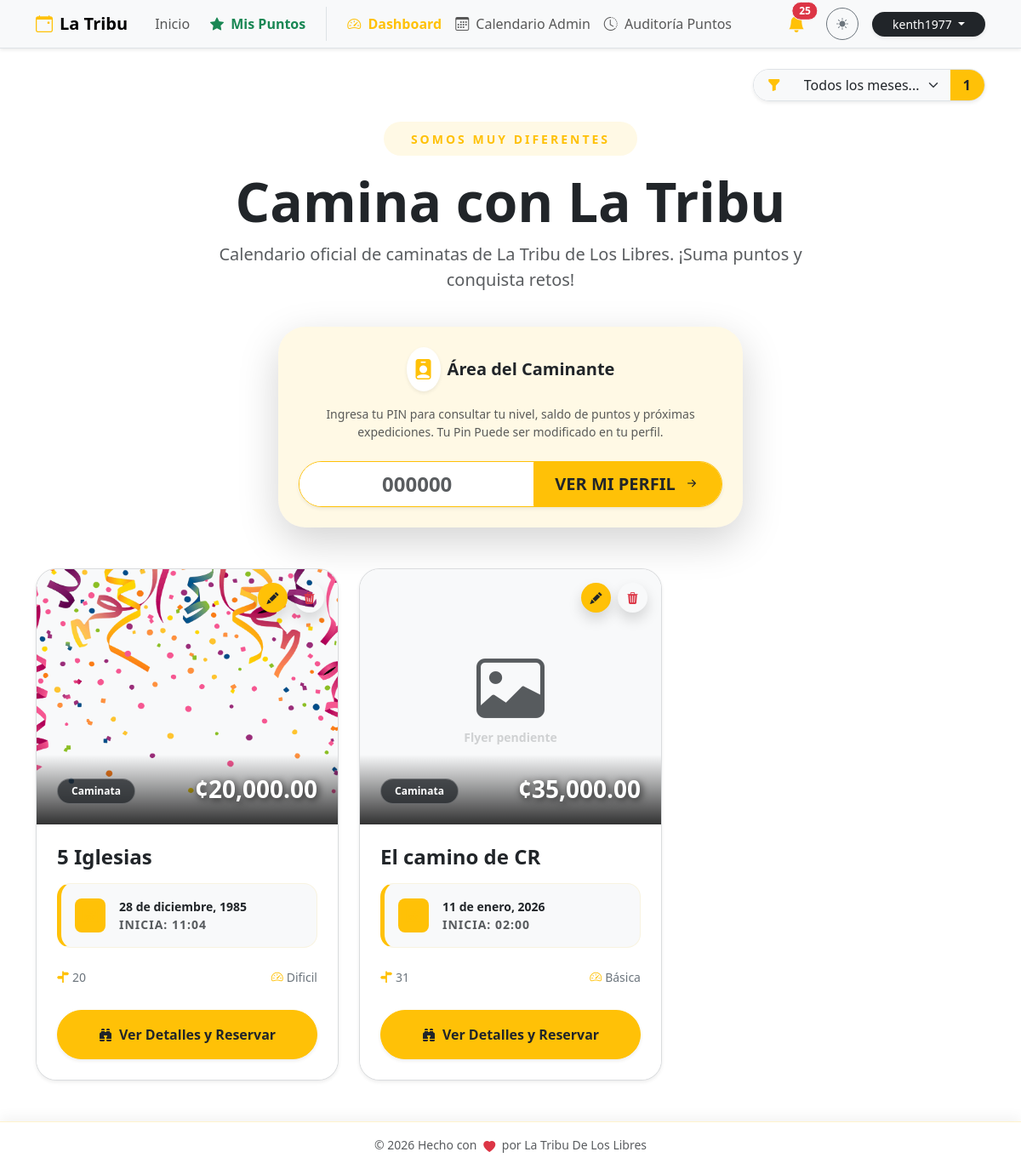
Screenshot of / (signed in) with the database file from the repository.
### db.py (models this page shows, shortened)
class User(db.Model, UserMixin):
    __tablename__ = 'user'
    id = db.Column(db.Integer, primary_key=True)
    email = db.Column(db.String(120), unique=True, nullable=False)
    password = db.Column(db.String(200), nullable=False)
    is_superuser = db.Column(db.Boolean, default=False)

class Event(db.Model):
    __tablename__ = 'event'
    id = db.Column(db.Integer, primary_key=True)
    title = db.Column(db.String(100), nullable=False)
    flyer = db.Column(db.String(120)) # Nombre del archivo de imagen
    currency = db.Column(db.String(5), default='¢')
    price = db.Column(db.Float, nullable=False)
    reservation_fee = db.Column(db.String(50)) # Texto libre ej: "5000 colones"
    points_reward = db.Column(db.Integer, default=10) # Puntos que otorga
    activity_type = db.Column(db.String(50)) # Caminata, Camping, etc.
    difficulty = db.Column(db.String(50))
    distance = db.Column(db.String(50))
    duration_days = db.Column(db.Integer, default=1)
    event_date = db.Column(db.Date, nullable=False)
    end_date = db.Column(db.Date) # Para eventos de varios días
    departure_point = db.Column(db.String(150))
    departure_time = db.Column(db.String(20))
    pickup_point = db.Column(db.String(200))
    capacity = db.Column(db.Integer, default=0)
    description = db.Column(db.Text)
    status = db.Column(db.String(20), default='Activa') # Activa, Suspendido, Se Traslado
    moved_date = db.Column(db.Date) # Nueva fecha si se traslada
    bookings = db.relationship('Booking', backref='event', lazy=True, cascade="all, delete-orphan")

### app.py (the view)
@main_bp.route('/')
def home():
    search_month = request.args.get('search_month', type=int)
    query = Event.query
    if search_month:
        query = query.filter(extract('month', Event.event_date) == search_month)
    events = query.order_by(Event.event_date.asc()).all()
    return render_template('home.html', events=events)

### templates/home.html (shortened to what this page needs)
{% extends "base.html" %}
{% block content %}
{% set meses = ['', 'enero', 'febrero', 'marzo', 'abril', 'mayo', 'junio', 'julio', 'agosto', 'septiembre', 'octubre', 'noviembre', 'diciembre'] %}
<div class="row align-items-center mb-4 animate__animated animate__fadeIn">
    <div class="col-lg-12 text-center">
        <div class="d-inline-block p-2 bg-warning bg-opacity-10 rounded-pill mb-3">
            <span class="text-warning fw-bold small px-4 text-uppercase" style="letter-spacing: 3px;">Somos muy Diferentes</span>
        </div>
        <h1 class="display-3 fw-bold mb-0">Camina con La Tribu</h1>
        <p class="lead text-muted mt-2 mx-auto" style="max-width: 700px;">
            Calendario oficial de caminatas de La Tribu de Los Libres. ¡Suma puntos y conquista retos!
        </p>
    </div>
</div>
<div class="row justify-content-center mb-5 animate__animated animate__fadeInUp" style="animation-delay: 0.2s;">
    <div class="col-md-8 col-lg-6">
        <div class="card border-0 shadow-lg rounded-5 overflow-hidden position-relative">
            <div class="position-absolute top-0 start-0 w-100 h-100 bg-warning bg-opacity-10" style="z-index: 0;"></div>
            <div class="card-body p-4 text-center position-relative" style="z-index: 1;">
                <div class="d-flex justify-content-center align-items-center mb-3">
                    <div class="bg-white p-2 rounded-circle shadow-sm me-2 text-warning">
                        <i class="bi bi-person-badge-fill fs-4"></i>
                    </div>
                    <h5 class="fw-bold mb-0 text-dark">Área del Caminante</h5>
                </div>
                <p class="text-muted small mb-4">
                    Ingresa tu PIN para consultar tu nivel, saldo de puntos y próximas expediciones. Tu Pin Puede ser modificado en tu perfil.
                </p>
                <div class="input-group input-group-lg shadow-sm rounded-pill overflow-hidden border border-warning bg-white">
                    <input type="text" id="quickPinInput" class="form-control border-0 text-center fw-bold text-primary fs-4" placeholder="000000" maxlength="6" oninput="this.value = this.value.replace(/[^0-9]/g, '')">
                    <button class="btn btn-warning fw-bold text-dark px-4 transition-hover" type="button" onclick="goToProfileQuick()">
                        <span class="ver-text">VER </span>MI PERFIL <i class="bi bi-arrow-right-short ms-1"></i>
                    </button>
                </div>
            </div>
        </div>
    </div>
</div>
<div class="row g-4">
    {% if events %}
        {% for event in events %}
        <div class="col-md-6 col-lg-4">
            <div class="card h-100 shadow-sm border border-secondary border-opacity-25 overflow-hidden position-relative adventure-card animate__animated animate__fadeInUp" style="animation-delay: {{ loop.index0 * 0.1 }}s">
                {% if current_user.is_authenticated and current_user.is_superuser %}
                <div class="position-absolute top-0 end-0 m-3 z-3 d-flex gap-2">
                    <button class="btn btn-warning btn-sm rounded-circle shadow text-dark border-0 btn-admin-float" title="Editar Actividad" data-bs-toggle="modal" data-bs-target="#editModal{{ event.id }}">
                        <i class="bi bi-pencil-fill"></i>
                    </button>
                    <button class="btn btn-white btn-sm rounded-circle shadow text-danger border-0 btn-admin-float" title="Eliminar" data-bs-toggle="modal" data-bs-target="#deleteModal{{ event.id }}">
                        <i class="bi bi-trash3-fill"></i>
                    </button>
                </div>
                {% endif %}
                <div class="card-img-container" style="height: 300px; background: var(--bs-tertiary-bg); position: relative; overflow: hidden;">
                    {% if event.flyer %}
                        <img src="{{ url_for('static', filename='uploads/flyers/' + event.flyer) }}" class="card-img-top w-100 h-100 flyer-zoom" style="object-fit: cover;" alt="{{ event.title }}">
                    {% else %}
                        <div class="w-100 h-100 d-flex flex-column align-items-center justify-content-center text-muted">
                            <i class="bi bi-image display-1 opacity-10"></i>
                            <small class="fw-bold opacity-25">Flyer pendiente</small>
                        </div>
                    {% endif %}
                    <div class="price-overlay position-absolute bottom-0 start-0 w-100 p-4 d-flex justify-content-between align-items-end" style="background: linear-gradient(transparent, rgba(0,0,0,0.8));">
                        <span class="badge bg-dark bg-opacity-75 text-white px-3 py-2 rounded-pill small border border-white border-opacity-25">{{ event.activity_type }}</span>
                        <div class="price-tag">
                            <span class="h3 fw-bold mb-0 text-white shadow-text">{{ event.currency }}{{ "{:,.2f}".format(event.price) }}</span>
                        </div>
                    </div>
                </div>
                <div class="card-body p-4">
                    <h4 class="card-title fw-bold mb-3 text-truncate-2 title-link">{{ event.title }}</h4>
                    <div class="mb-4 p-3 bg-body-tertiary rounded-4 small border border-warning border-opacity-10 ticket-date">
                        <div class="d-flex align-items-center">
                            <div class="bg-warning bg-opacity-20 p-2 rounded-3 me-3 text-warning">
                                <i class="bi bi-calendar3 h5 mb-0"></i>
                            </div>
                            <div>
                                <div class="fw-bold text-body">
                                    {% if event.duration_days > 1 %}
                                        Del {{ event.event_date.day }} al {{ event.end_date.day }} de {{ meses[event.end_date.month] }}
                                    {% else %}
                                        {{ event.event_date.day }} de {{ meses[event.event_date.month] }}, {{ event.event_date.year }}
                                    {% endif %}
                                </div>
                                <div class="x-small text-muted text-uppercase fw-bold" style="letter-spacing: 1px;">Inicia: {{ event.departure_time }}</div>
                            </div>
                        </div>
                    </div>
                    <div class="row g-2 mb-1 small text-secondary fw-medium">
                        <div class="col-7">
                            <i class="bi bi-signpost-split-fill me-1 text-warning"></i>{{ event.distance or 'Por definir' }}
                        </div>
                        <div class="col-5 text-end">
                            <i class="bi bi-speedometer2 me-1 text-warning"></i>{{ event.difficulty }}
                        </div>
                    </div>
                </div>
                <div class="card-footer bg-body border-0 p-4 pt-0">
                    <button class="btn btn-warning rounded-pill fw-bold py-3 shadow-sm w-100 text-dark transition-all btn-main-reserve" data-bs-toggle="modal" data-bs-target="#detailsModal{{ event.id }}">
                        <i class="bi bi-binoculars-fill me-2"></i>Ver Detalles y Reservar
                    </button>
                </div>
            </div>
        </div>
        {% endfor %}
    {% endif %}
</div>
<link rel="stylesheet" href="https://cdnjs.cloudflare.com/ajax/libs/animate.css/4.1.1/animate.min.css"/>
{% endblock %}

### templates/base.html (shortened to what this page needs)
<!DOCTYPE html>
<html lang="es" data-bs-theme="light">
<head>
    <link href="https://cdn.jsdelivr.net/npm/bootstrap@5.3.2/dist/css/bootstrap.min.css" rel="stylesheet">
    <link rel="stylesheet" href="https://cdn.jsdelivr.net/npm/bootstrap-icons@1.11.1/font/bootstrap-icons.css">
    <link rel="stylesheet" href="https://cdnjs.cloudflare.com/ajax/libs/animate.css/4.1.1/animate.min.css"/>
</head>
<body>
    <nav class="navbar navbar-expand-lg bg-body-tertiary border-bottom sticky-top shadow-sm">
        <div class="container">
            <a class="navbar-brand fw-bold" href="{{ url_for('main.home') }}">
                <i class="bi bi-calendar-event me-2 text-warning"></i>La Tribu
            </a>
            <div class="collapse navbar-collapse" id="navbarNav">
                <ul class="navbar-nav me-auto align-items-center">
                    <li class="nav-item">
                        <a class="nav-link px-3" href="{{ url_for('main.home') }}">Inicio</a>
                    </li>
                    <li class="nav-item">
                        <button class="nav-link btn btn-link text-decoration-none fw-bold text-success border-0 bg-transparent" data-bs-toggle="modal" data-bs-target="#pointsModal">
                            <i class="bi bi-star-fill me-1"></i> Mis Puntos
                        </button>
                    </li>
                    {% if current_user.is_authenticated and current_user.is_superuser %}
                    <li class="nav-item ms-lg-3 border-start ps-lg-3">
                        <a class="nav-link fw-bold text-warning" href="{{ url_for('main.dashboard') }}">
                            <i class="bi bi-speedometer2 me-1"></i> Dashboard
                        </a>
                    </li>
                    <li class="nav-item">
                        <a class="nav-link" href="{{ url_for('calendar_view.view') }}">
                            <i class="bi bi-calendar3 me-1"></i> Calendario Admin
                        </a>
                    </li>
                    <li class="nav-item">
                        <a class="nav-link" href="{{ url_for('puntos.historial_global') }}">
                            <i class="bi bi-clock-history me-1"></i> Auditoría Puntos
                        </a>
                    </li>
                    {% endif %}
                </ul>
                <div class="d-flex align-items-center gap-3 mt-3 mt-lg-0">
                    {% if current_user.is_authenticated and current_user.is_superuser %}
                    <div class="dropdown">
                        <button class="btn btn-link position-relative text-dark p-0 me-2" type="button" data-bs-toggle="dropdown" aria-expanded="false">
                            <i class="bi bi-bell-fill fs-5 text-warning"></i>
                            {% if admin_unread_count > 0 %}
                            <span class="position-absolute top-0 start-100 translate-middle badge rounded-pill bg-danger border border-light animate__animated animate__pulse animate__infinite">
                                {{ admin_unread_count }}
                            </span>
                            {% endif %}
                        </button>
                    </div>
                    {% endif %}
                    <button class="btn btn-sm btn-outline-secondary rounded-circle" id="themeToggler" title="Cambiar tema" style="width: 38px; height: 38px; padding: 0;">
                        <i class="bi bi-sun-fill" id="themeIcon"></i>
                    </button>
                    {% if current_user.is_authenticated %}
                        <div class="dropdown">
                            <button class="btn btn-dark btn-sm rounded-pill px-4 dropdown-toggle shadow-sm border-0" type="button" data-bs-toggle="dropdown">
                                {{ current_user.email.split('@')[0] }}
                            </button>
                        </div>
                    {% else %}
                        <a href="{{ url_for('auth.login') }}" class="btn btn-warning btn-sm text-dark fw-bold rounded-pill px-4 shadow-sm border-0">
                            <i class="bi bi-lock-fill me-1"></i>Admin
                        </a>
                    {% endif %}
                </div>
            </div>
        </div>
    </nav>
    <main class="container py-4">
        {% if request.endpoint == 'main.home' %}
        <div class="row mb-4 justify-content-end animate__animated animate__fadeIn">
            <div class="col-auto">
                <form action="{{ url_for('main.home') }}" method="GET" class="d-flex align-items-center">
                    <div class="input-group shadow-sm rounded-pill overflow-hidden border">
                        <span class="input-group-text border-0 bg-body-tertiary text-warning px-3">
                            <i class="bi bi-funnel-fill"></i>
                        </span>
                        <select name="search_month" class="form-select border-0 bg-body-tertiary text-body shadow-none" style="min-width: 180px;" onchange="this.form.submit()">
                            <option value="">Todos los meses...</option>
                        </select>
                        <span class="input-group-text border-0 bg-warning text-dark fw-bold px-3" title="Actividades este mes">
                            {{ month_activity_count|default(0) }}
                        </span>
                    </div>
                </form>
            </div>
        </div>
        {% endif %}
        {% block content %}{% endblock %}
    </main>
    <footer class="footer-sticky-blur py-3 text-center">
        <div class="container d-flex justify-content-center align-items-center gap-3">
            <span class="text-body-secondary fw-medium small">
                © 2026 Hecho con <i class="bi bi-heart-fill text-danger heart-beat mx-1"></i> por La Tribu De Los Libres
            </span>
        </div>
    </footer>
</body>
</html>

### rows the page displays
User: email "kenth1977"
Event: flyer (picture), activity_type "Caminata", currency "¢", price "20,000.00", title "5 Iglesias", event_date.day "28", event_date "diciembre", event_date.year "1985", departure_time "11:04", distance "20", difficulty "Dificil"
Event: shows "Flyer pendiente", activity_type "Caminata", currency "¢", price "35,000.00", title "El camino de CR", event_date.day "11", event_date "enero", event_date.year "2026", departure_time "02:00", distance "31", difficulty "Básica"

### other values shown
{{ admin_unread_count }} "25"
{{ month_activity_count|default(0) }} "1"
